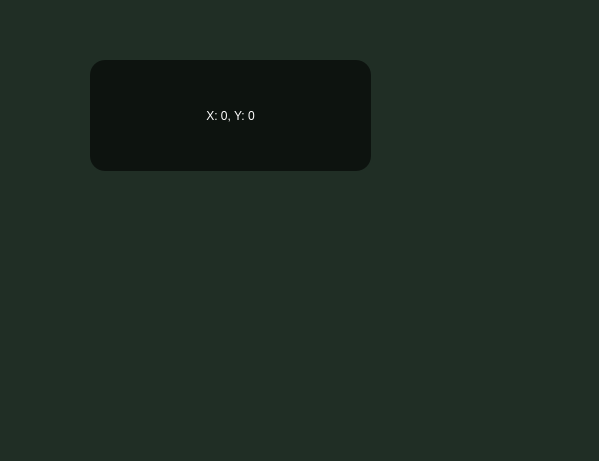
<?xml version="1.0" encoding="UTF-8"?>
<ui version="4.0">
 <class>CanvasWin</class>
 <widget class="QWidget" name="CanvasWin">
  <property name="geometry">
   <rect>
    <x>0</x>
    <y>0</y>
    <width>599</width>
    <height>461</height>
   </rect>
  </property>
  <property name="windowTitle">
   <string>LemonxNote</string>
  </property>
  <property name="styleSheet">
   <string notr="true">background-color: rgb(32, 46, 37);</string>
  </property>
  <widget class="QLabel" name="labelTime">
   <property name="geometry">
    <rect>
     <x>290</x>
     <y>10</y>
     <width>301</width>
     <height>141</height>
    </rect>
   </property>
   <property name="styleSheet">
    <string notr="true">font: 20pt &quot;Consolas&quot;;
color: rgb(255, 255, 255);</string>
   </property>
   <property name="text">
    <string/>
   </property>
   <property name="alignment">
    <set>Qt::AlignRight|Qt::AlignTop|Qt::AlignTrailing</set>
   </property>
  </widget>
  <widget class="QLabel" name="labelTips">
   <property name="geometry">
    <rect>
     <x>90</x>
     <y>60</y>
     <width>281</width>
     <height>111</height>
    </rect>
   </property>
   <property name="styleSheet">
    <string notr="true">font: 24pt &quot;黑体&quot;;
color: rgb(255, 255, 255);
background-color: rgba(0, 0, 0, 150);
border-radius: 15px;
padding: 25px;</string>
   </property>
   <property name="text">
    <string>X: 0, Y: 0</string>
   </property>
   <property name="alignment">
    <set>Qt::AlignCenter</set>
   </property>
  </widget>
  <widget class="QLabel" name="CanvasWidget">
   <property name="geometry">
    <rect>
     <x>340</x>
     <y>250</y>
     <width>161</width>
     <height>101</height>
    </rect>
   </property>
   <property name="text">
    <string/>
   </property>
  </widget>
  <zorder>CanvasWidget</zorder>
  <zorder>labelTime</zorder>
  <zorder>labelTips</zorder>
 </widget>
 <resources/>
 <connections/>
</ui>
